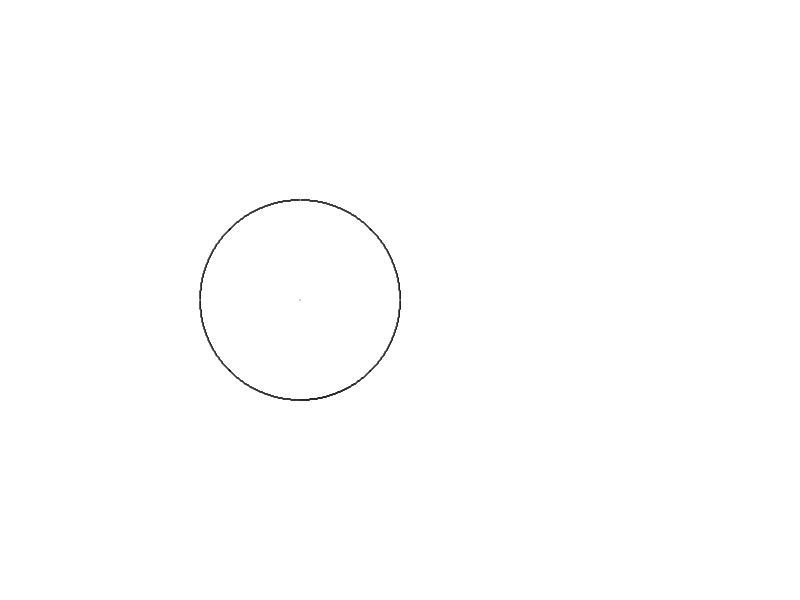
Frame 1 (no input)
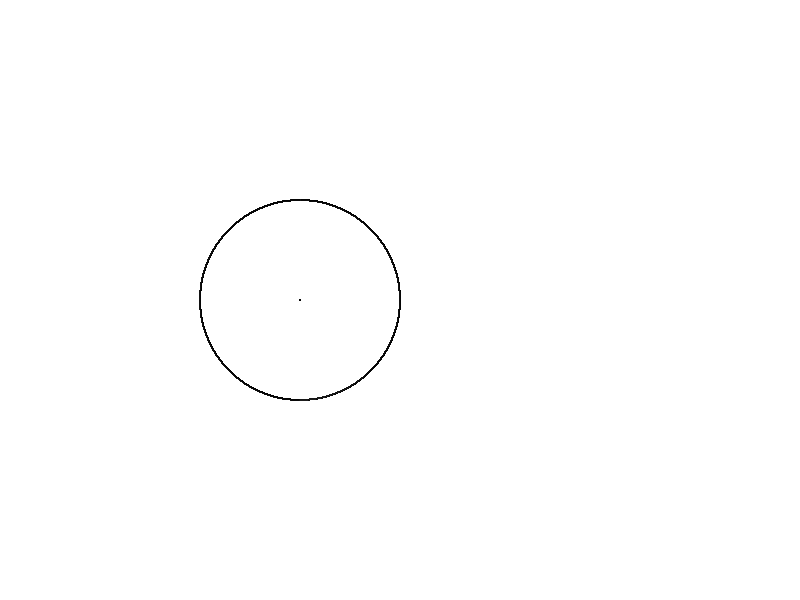
Frame 60 (no input)
Frame 120 (the mouse pressed at the canvas centre since frame 60): identical to frame 60, image omitted

The p5.js sketch that drew these frames (run headless with seeded random() and noise() and a simulated clock; from frame 60 on, the mouse is pressed at the canvas centre):

// p5.js sketch
// ── sketch.js
let radius;
let x_coordinate,y_coordinate;


function setup() {
  createCanvas(screen.width,screen.height);  
    radius = 100;
  }
  
  function draw() { 
    translate(300,300);
    p = 1-radius;
    x_coordinate = 0;
    y_coordinate = radius;
    point(0,0);
    stroke(2);
    while(! (x_coordinate>=y_coordinate)){
        if (p<0){
            ellipse(x_coordinate,y_coordinate,1);
            x_coordinate++;
            p += 2*x_coordinate + 1;
        }else{
            ellipse(x_coordinate,y_coordinate,0.5);
            x_coordinate++;
            y_coordinate--;
            p += 2*x_coordinate+1-2*y_coordinate;
        }
        points(x_coordinate,y_coordinate);    
    }
  }

  function points(x,y){
      ellipse(y,x,0.5);
      ellipse(x,-y,0.5);
      ellipse(y,-x,0.5);
      ellipse(-y,-x,0.5);
      ellipse(-x,-y,0.5);
      ellipse(-x,y,0.5);
      ellipse(-y,x,0.5);

  }
